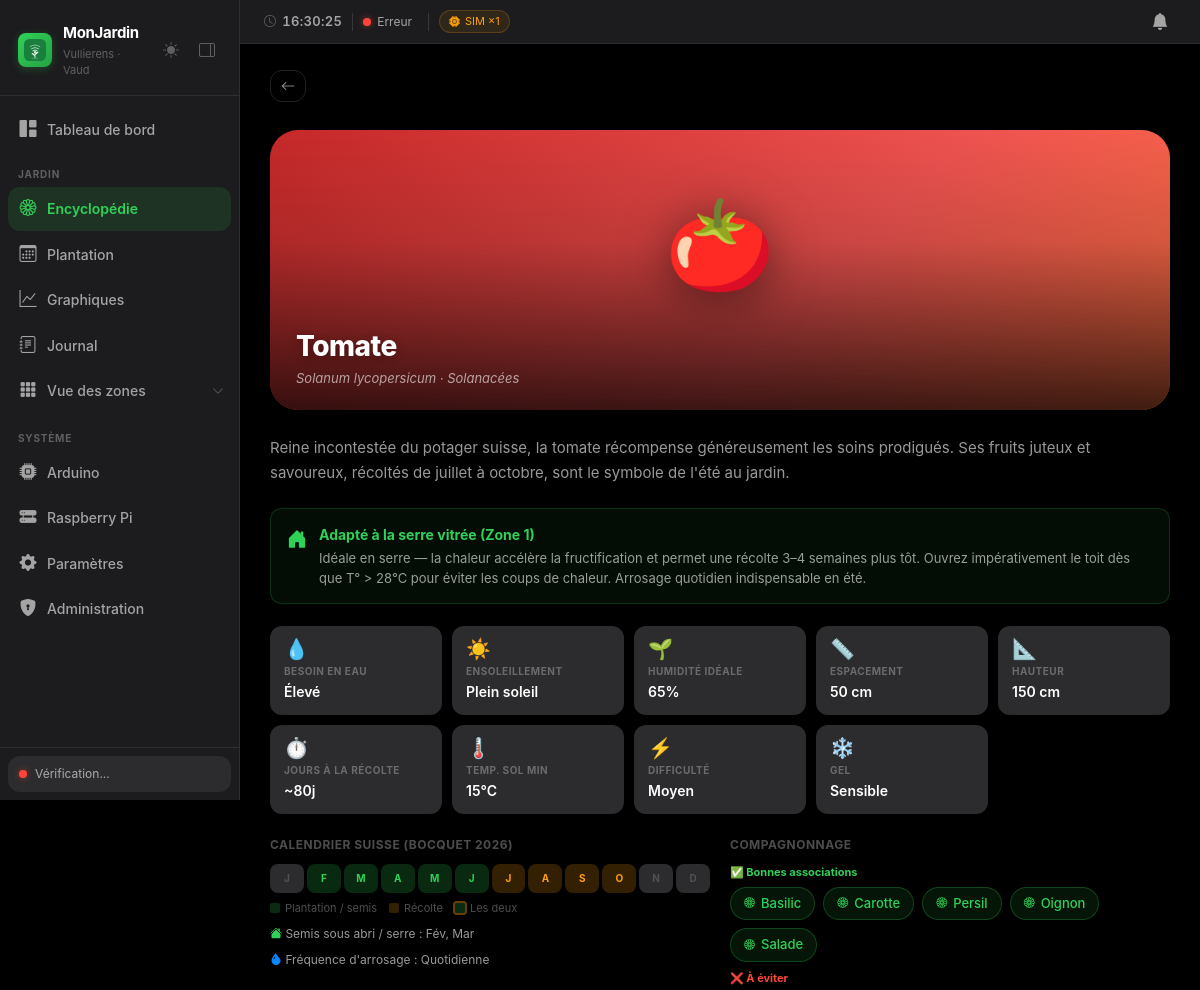
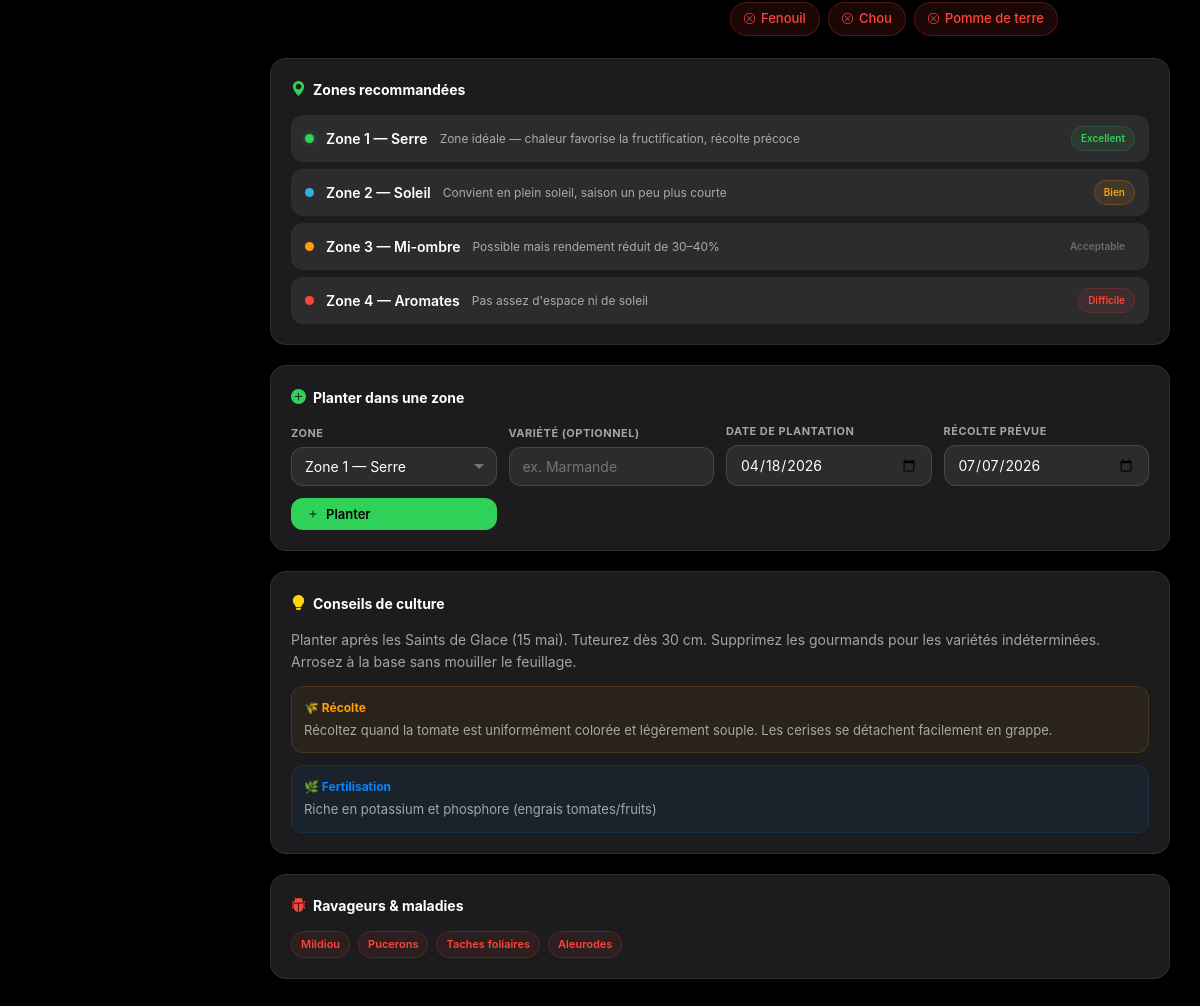
The app's page /plants/Tomate with its own data (2 pictures, top to bottom).
### app/models/zone.py (models this page shows, shortened)
class Zone(db.Model):
    __tablename__ = "zones"
    zone_id = db.Column(db.Integer, primary_key=True)
    name = db.Column(db.String(64), nullable=False)
    description = db.Column(db.Text, nullable=True)
    has_roof = db.Column(db.Boolean, default=False)
    irrigation_mode = db.Column(db.String(16), default="auto")  # auto | manual | disabled
    moisture_threshold_low = db.Column(db.Float, default=30.0)
    moisture_threshold_high = db.Column(db.Float, default=65.0)
    irrigation_duration_min = db.Column(db.Integer, default=15)
    created_at = db.Column(db.DateTime, default=datetime.utcnow)

### app/api/routes_dashboard.py (the view)
@dashboard_bp.get("/plants/<name>")
def plant_detail(name: str):
    plants_list = _load_plants_db()
    plant = next((p for p in plants_list if p["name"].lower() == name.lower()), None)
    if plant is None:
        from flask import abort
        abort(404)
    zones = Zone.query.order_by(Zone.zone_id).all()
    today = datetime.today().strftime("%Y-%m-%d")
    days = plant.get("days_to_harvest", 90)
    harvest_default = (datetime.today() + timedelta(days=days)).strftime("%Y-%m-%d")
    return render_template(
        "plant_detail.html",
        plant=plant,
        zones=zones,
        today=today,
        harvest_date_default=harvest_default,
    )

### app/__init__.py (called while the page is built)
def _setup_auth(app: Flask) -> None:
    from flask import request, session, redirect, url_for
    _PUBLIC = {"/login", "/login/post", "/logout"}
    @app.before_request
    def check_auth():
        if request.path.startswith("/static"):
            return
        if request.path in _PUBLIC:
            return
        try:
            from .models import AdminUser
            auth_required = AdminUser.query.filter_by(enabled=True).first() is not None
        except Exception:
            return
        if auth_required and "auth_user" not in session:
            return redirect(f"/login?next={request.path}")

### app/api/routes_dashboard.py (called while the page is built)
def _load_plants_db() -> list:
    db_path = current_app.config.get("PLANTS_DB_PATH",
        Path(__file__).parent.parent.parent / "data" / "plants_database.json")
    try:
        with open(db_path, encoding="utf-8") as f:
            data = json.load(f)
            return data.get("plants", data.get("vegetables", []))
    except FileNotFoundError:
        log.warning("Base de données plantes introuvable : %s", db_path)
        return []
    except ValueError as e:
        log.warning("Erreur parsing plants_database.json : %s", e)
        return []

### app/templates/plant_detail.html (shortened to what this page needs)
{% extends "base.html" %}
{% block content %}
<div class="page-header">
  <div class="page-header-row">
    <button onclick="history.length > 1 ? history.back() : location.href='/plants'" class="btn btn-ghost btn-icon"><i class="bi bi-arrow-left"></i></button>
  </div>
</div>
<div class="page-body" style="padding-top:10px;">
  <div class="plant-hero">
    <div class="plant-hero-bg" style="background: {{ plant.bg_gradient | default('linear-gradient(135deg,#2c2c2e,#1c1c1e)') }};"></div>
    <div class="plant-hero-overlay"></div>
    <div class="plant-hero-emoji">{{ plant.emoji | default('🌱') }}</div>
    <div class="plant-hero-info">
      <div class="plant-hero-name">{{ plant.name }}</div>
      <div class="plant-hero-sci">{{ plant.scientific_name }} · {{ plant.family }}</div>
    </div>
  </div>
  {% if plant.description %}
  <p style="font-size:15px;color:var(--text-secondary);line-height:1.65;margin-bottom:22px;">
    {{ plant.description }}
  </p>
  {% endif %}
  {% if plant.greenhouse_suitable %}
  <div class="greenhouse-note">
    <i class="bi bi-house-door-fill"></i>
    <div>
      <div class="gn-title">Adapté à la serre vitrée (Zone 1)</div>
      <div class="gn-body">
        {% if plant.greenhouse_notes %}{{ plant.greenhouse_notes }}
        {% else %}Ce légume se cultive bien en serre vitrée.{% endif %}
      </div>
    </div>
  </div>
  {% endif %}
  <div class="chars-grid">
    <div class="char-item">
      <span class="char-icon">💧</span>
      <div class="char-label">Besoin en eau</div>
      <div class="char-value">{{ {'high': 'Élevé', 'medium': 'Modéré', 'low': 'Faible'}.get(plant.water_need, plant.water_need) }}</div>
    </div>
    <div class="char-item">
      <span class="char-icon">{% if plant.sun_need == 'full' %}☀️{% elif plant.sun_need == 'partial' %}⛅{% else %}🌥️{% endif %}</span>
      <div class="char-label">Ensoleillement</div>
      <div class="char-value">{% if plant.sun_need == 'full' %}Plein soleil{% elif plant.sun_need == 'partial' %}Mi-ombre{% else %}Ombre{% endif %}</div>
    </div>
    {% if plant.soil_moisture_ideal_pct %}
    <div class="char-item">
      <span class="char-icon">🌱</span>
      <div class="char-label">Humidité idéale</div>
      <div class="char-value">{{ plant.soil_moisture_ideal_pct }}%</div>
    </div>
    {% endif %}
    {% if plant.space_cm %}
    <div class="char-item">
      <span class="char-icon">📏</span>
      <div class="char-label">Espacement</div>
      <div class="char-value">{{ plant.space_cm }} cm</div>
    </div>
    {% endif %}
    {% if plant.height_cm %}
    <div class="char-item">
      <span class="char-icon">📐</span>
      <div class="char-label">Hauteur</div>
      <div class="char-value">{{ plant.height_cm }} cm</div>
    </div>
    {% endif %}
    {% if plant.days_to_harvest %}
    <div class="char-item">
      <span class="char-icon">⏱️</span>
      <div class="char-label">Jours à la récolte</div>
      <div class="char-value">~{{ plant.days_to_harvest }}j</div>
    </div>
    {% endif %}
    {% if plant.min_soil_temp_c %}
    <div class="char-item">
      <span class="char-icon">🌡️</span>
      <div class="char-label">Temp. sol min</div>
      <div class="char-value">{{ plant.min_soil_temp_c }}°C</div>
    </div>
    {% endif %}
    {% if plant.difficulty %}
    <div class="char-item">
      <span class="char-icon">{% if plant.difficulty == 'easy' %}✅{% elif plant.difficulty == 'medium' %}⚡{% else %}🔥{% endif %}</span>
      <div class="char-label">Difficulté</div>
      <div class="char-value">{{ {'easy': 'Facile', 'medium': 'Moyen', 'hard': 'Difficile'}.get(plant.difficulty, plant.difficulty) }}</div>
    </div>
    {% endif %}
    {% if plant.frost_sensitive is defined %}
    <div class="char-item">
      <span class="char-icon">{% if plant.frost_sensitive %}❄️{% else %}🧊{% endif %}</span>
      <div class="char-label">Gel</div>
      <div class="char-value">{% if plant.frost_sensitive %}Sensible{% else %}Résistant{% endif %}</div>
    </div>
    {% endif %}
  </div>
  <div class="grid-2" style="gap:20px;margin-bottom:22px;">
    <div>
      <div style="font-size:12px;font-weight:700;color:var(--text-tertiary);text-transform:uppercase;letter-spacing:.5px;margin-bottom:10px;">
        Calendrier suisse (Bocquet 2026)
      </div>
      {% set months_fr = ['','Jan','Fév','Mar','Avr','Mai','Jun','Jul','Aoû','Sep','Oct','Nov','Déc'] %}
      {% set planting = plant.planting_months_ch | default([]) | map('int') | list %}
      {% set harvest  = plant.harvest_months_ch  | default([]) | map('int') | list %}
      {% set indoor   = plant.indoor_start_months | default([]) | map('int') | list %}
      <div class="cal-strip">
        {% for m in range(1, 13) %}
        {% set in_plant  = m in planting %}
        {% set in_harvest= m in harvest  %}
        {% set in_indoor = m in indoor   %}
        <div class="cal-month {% if in_plant and in_harvest %}both{% elif in_plant %}plant{% elif in_harvest %}harvest{% elif in_indoor %}plant{% endif %}"
             title="{{ months_fr[m] }}{% if in_indoor %} — semis sous abri{% endif %}{% if in_plant %} — plantation{% endif %}{% if in_harvest %} — récolte{% endif %}">
          {{ months_fr[m][:1] }}
        </div>
        {% endfor %}
      </div>
      <div style="display:flex;gap:12px;margin-top:7px;flex-wrap:wrap;">
        <div style="display:flex;align-items:center;gap:5px;font-size:11px;color:var(--text-tertiary);">
          <div style="width:10px;height:10px;border-radius:2px;background:rgba(48,209,88,.2);"></div>
          Plantation / semis
        </div>
        <div style="display:flex;align-items:center;gap:5px;font-size:11px;color:var(--text-tertiary);">
          <div style="width:10px;height:10px;border-radius:2px;background:rgba(255,159,10,.2);"></div>
          Récolte
        </div>
        <div style="display:flex;align-items:center;gap:5px;font-size:11px;color:var(--text-tertiary);">
          <div style="width:10px;height:10px;border-radius:2px;background:rgba(48,209,88,.2);outline:2px solid rgba(255,159,10,.4);"></div>
          Les deux
        </div>
      </div>
      {% if indoor %}
      <div style="margin-top:8px;font-size:12px;color:var(--text-secondary);">
        <i class="bi bi-house-fill text-green"></i>
        Semis sous abri / serre : {% for m in indoor %}{{ months_fr[m] }}{% if not loop.last %}, {% endif %}{% endfor %}
      </div>
      {% endif %}
      {% if plant.water_frequency %}
      <div style="margin-top:8px;font-size:12px;color:var(--text-secondary);">
        <i class="bi bi-droplet-fill text-blue"></i> Fréquence d'arrosage : {{ plant.water_frequency }}
      </div>
      {% endif %}
    </div>
    <div>
      <div style="font-size:12px;font-weight:700;color:var(--text-tertiary);text-transform:uppercase;letter-spacing:.5px;margin-bottom:10px;">
        Compagnonnage
      </div>
      {% if plant.companions %}
      <div style="margin-bottom:8px;">
        <div style="font-size:11px;color:var(--green);font-weight:700;margin-bottom:6px;">✅ Bonnes associations</div>
        <div class="companions-row">
          {% for c in plant.companions %}
          <a href="/plants/{{ c }}" class="companion-pill cp-good">
            <i class="bi bi-flower1" style="font-size:11px;"></i> {{ c }}
          </a>
          {% endfor %}
        </div>
      </div>
      {% endif %}
      {% if plant.bad_companions %}
      <div>
        <div style="font-size:11px;color:var(--red);font-weight:700;margin-bottom:6px;">❌ À éviter</div>
        <div class="companions-row">
          {% for c in plant.bad_companions %}
          <a href="/plants/{{ c }}" class="companion-pill cp-bad">
            <i class="bi bi-x-circle" style="font-size:11px;"></i> {{ c }}
          </a>
          {% endfor %}
        </div>
      </div>
      {% endif %}
    </div>
  </div>
  {% if plant.zone_recommendations %}
  <div class="card mb-3">
    <div class="card-title"><i class="bi bi-geo-alt-fill"></i> Zones recommandées</div>
    <div class="suit-list">
      {% for rec in plant.zone_recommendations %}
      {% set zone_obj = zones | selectattr('zone_id', 'eq', rec.zone_id) | first | default(None) %}
      <div class="suit-item">
        <div class="suit-dot {{ rec.suitability }}"></div>
        <div class="suit-zone">Zone {{ rec.zone_id }} — {{ rec.label }}</div>
        <div class="suit-notes">{{ rec.notes }}</div>
        <span class="badge {% if rec.suitability == 'excellent' %}badge-plant{% elif rec.suitability == 'good' %}badge-roof-open{% elif rec.suitability == 'poor' %}badge-warning{% else %}badge-valve-close{% endif %}" style="font-size:10px;">
          {{ {'excellent': 'Excellent', 'good': 'Bien', 'acceptable': 'Acceptable', 'poor': 'Difficile'}.get(rec.suitability, rec.suitability) }}
        </span>
      </div>
      {% endfor %}
    </div>
  </div>
  {% endif %}
  <div class="card mb-3">
    <div class="card-title"><i class="bi bi-plus-circle-fill"></i> Planter dans une zone</div>
    <form action="{{ url_for('config.add_planting') }}" method="post"
          style="display:grid;grid-template-columns:repeat(auto-fill,minmax(170px,1fr));gap:12px;align-items:end;">
      <div>
        <label class="form-label">Zone</label>
        <select name="zone_id" class="form-select" required>
          {% for z in zones %}
          <option value="{{ z.zone_id }}">Zone {{ z.zone_id }} — {{ z.name }}</option>
          {% endfor %}
        </select>
      </div>
      <div>
        <label class="form-label">Variété (optionnel)</label>
        <input type="text" name="variety" class="form-control" placeholder="ex. Marmande">
      </div>
      <div>
        <label class="form-label">Date de plantation</label>
        <input type="date" name="planted_date" class="form-control"
               value="{{ today }}">
      </div>
      <div>
        <label class="form-label">Récolte prévue</label>
        <input type="date" name="expected_harvest_date" class="form-control"
               value="{{ harvest_date_default }}">
      </div>
      <div>
        <button type="submit" class="btn btn-primary w-100">
          <i class="bi bi-plus"></i> Planter
        </button>
      </div>
    </form>
  </div>
  {% if plant.notes_fr or plant.harvest_tips or plant.fertilizer %}
  <div class="card mb-3">
    <div class="card-title"><i class="bi bi-lightbulb-fill" style="color:var(--yellow);"></i> Conseils de culture</div>
    {% if plant.notes_fr %}
    <p style="font-size:14px;color:var(--text-secondary);line-height:1.6;margin-bottom:12px;">{{ plant.notes_fr }}</p>
    {% endif %}
    {% if plant.harvest_tips %}
    <div style="padding:12px;background:rgba(255,159,10,.06);border:1px solid rgba(255,159,10,.15);border-radius:var(--r-md);margin-bottom:12px;">
      <div style="font-size:12px;font-weight:700;color:var(--orange);margin-bottom:4px;">🌾 Récolte</div>
      <div style="font-size:13px;color:var(--text-secondary);">{{ plant.harvest_tips }}</div>
    </div>
    {% endif %}
    {% if plant.fertilizer %}
    <div style="padding:12px;background:rgba(10,132,255,.06);border:1px solid rgba(10,132,255,.15);border-radius:var(--r-md);">
      <div style="font-size:12px;font-weight:700;color:var(--blue);margin-bottom:4px;">🌿 Fertilisation</div>
      <div style="font-size:13px;color:var(--text-secondary);">{{ plant.fertilizer }}</div>
    </div>
    {% endif %}
  </div>
  {% endif %}
  {% if plant.pests %}
  <div class="card">
    <div class="card-title"><i class="bi bi-bug-fill" style="color:var(--red);"></i> Ravageurs & maladies</div>
    <div style="display:flex;flex-wrap:wrap;gap:8px;">
      {% for pest in plant.pests %}
      <span class="badge badge-warning">{{ pest }}</span>
      {% endfor %}
    </div>
  </div>
  {% endif %}
</div>
{% endblock %}

### records on screen
Zone: zone_id "1", label "Serre", notes "Zone idéale — chaleur favorise la fructification, récolte précoce", suitability "Excellent"
Zone: zone_id "2", label "Soleil", notes "Convient en plein soleil, saison un peu plus courte", suitability "Bien"
Zone: zone_id "3", label "Mi-ombre", notes "Possible mais rendement réduit de 30–40%", suitability "Acceptable"
Zone: zone_id "4", label "Aromates", notes "Pas assez d'espace ni de soleil", suitability "Difficile"

### other values on screen
{{ sim_speed }} "1"
{{ plant.emoji | default('🌱') }} "🍅"
{{ plant.name }} "Tomate"
{{ plant.scientific_name }} "Solanum lycopersicum"
{{ plant.family }} "Solanacées"
{{ plant.description }} "Reine incontestée du potager suisse, la tomate récompense généreusement les soins prodigués. Ses fruits juteux et savoureux, récoltés de juillet à octobre, sont le symbole de l'été au jardin."
{{ plant.soil_moisture_ideal_pct }} "65"
{{ plant.space_cm }} "50"
{{ plant.height_cm }} "150"
{{ plant.days_to_harvest }} "80"
{{ plant.min_soil_temp_c }} "15"
{{ months_fr[m][:1] }} "J" "F" "M" "A" "M" "J" "J" "A" "S" "O" "N" "D"
{{ months_fr[m] }} "Fév" "Mar"
{{ plant.water_frequency }} "Quotidienne"
{{ c }} "Basilic" "Carotte" "Persil" "Oignon" "Salade"
